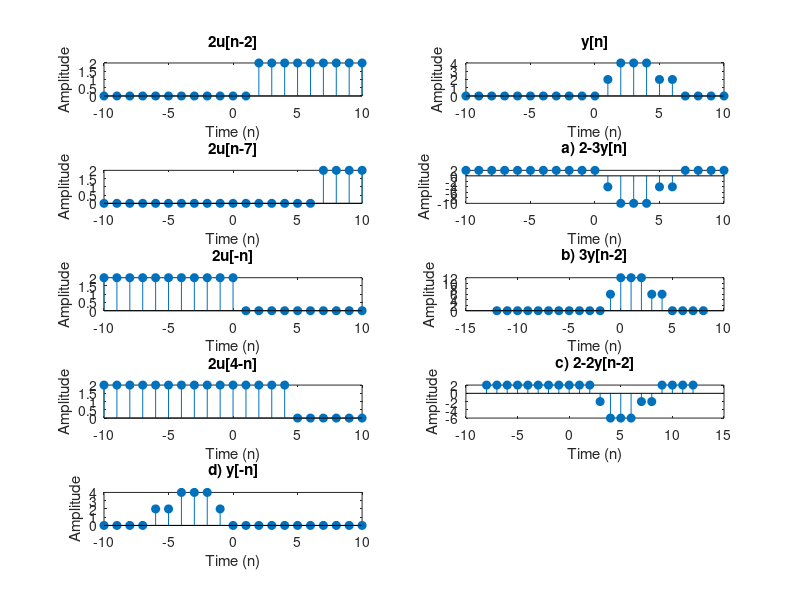

This figure's MATLAB source:
% left & right bounds of time axis (in samples)
nL = 10;
nR = 10;
% create discrete-time vector
n = -nL:nR;
% processing
u4 = 2*[zeros(1,nL+2), 1, ones(1,nR-2)]; % generate 2u[n-2]
subplot(5,2,1)
stem(n,u4,'fill'); % plot 2u[n-2]
title('2u[n-2]');
xlabel('Time (n)');
ylabel('Amplitude');

u5 = 2*[zeros(1,nL+7), 1, ones(1,nR-7)]; % generate 2u[n-7]
subplot(5,2,3)
stem(n,u5,'fill'); % plot 2u[n-7]
title('2u[n-7]');
xlabel('Time (n)');
ylabel('Amplitude');

u6 = 2*[ones(1,nL), 1, zeros(1,nR)]; % generate 2u[-n]
subplot(5,2,5)
stem(n,u6,'fill'); % plot 2u[-n]
title('2u[-n]');
xlabel('Time (n)');
ylabel('Amplitude');

u7 = 2*[ones(1,nL+4), 1, zeros(1,nR-4)]; % generate 2u[4-n]
subplot(5,2,7)
stem(n,u7,'fill'); % plot 2u[4-n]
title('2u[4-n]');
xlabel('Time (n)');
ylabel('Amplitude');

y = u4-u5-u6+u7; % generate y[n]
subplot(5,2,2)
stem(n,y,'fill'); % plot y[n]
title('y[n]');
xlabel('Time (n)');
ylabel('Amplitude');

a = 2-3*y; % generate 2-3y[n]
subplot(5,2,4)
stem(n,a,'fill'); % plot 2-3y[n]
title('a) 2-3y[n]');
xlabel('Time (n)');
ylabel('Amplitude');

b = 3*y; % generate 3y[n-2]
subplot(5,2,6)
stem(n-2,b,'fill'); % plot 3y[n-2]
title('b) 3y[n-2]');
xlabel('Time (n)');
ylabel('Amplitude');

c = 2-2*y; % generate 2-2y[n-2]
subplot(5,2,8)
stem(n+2,c,'fill'); % plot 2-2y[n-2]
title('c) 2-2y[n-2]');
xlabel('Time (n)');
ylabel('Amplitude');

d = y; 
subplot(5,2,9)
stem(-n,d,'fill');
title('d) y[-n]');
xlabel('Time (n)');
ylabel('Amplitude');


